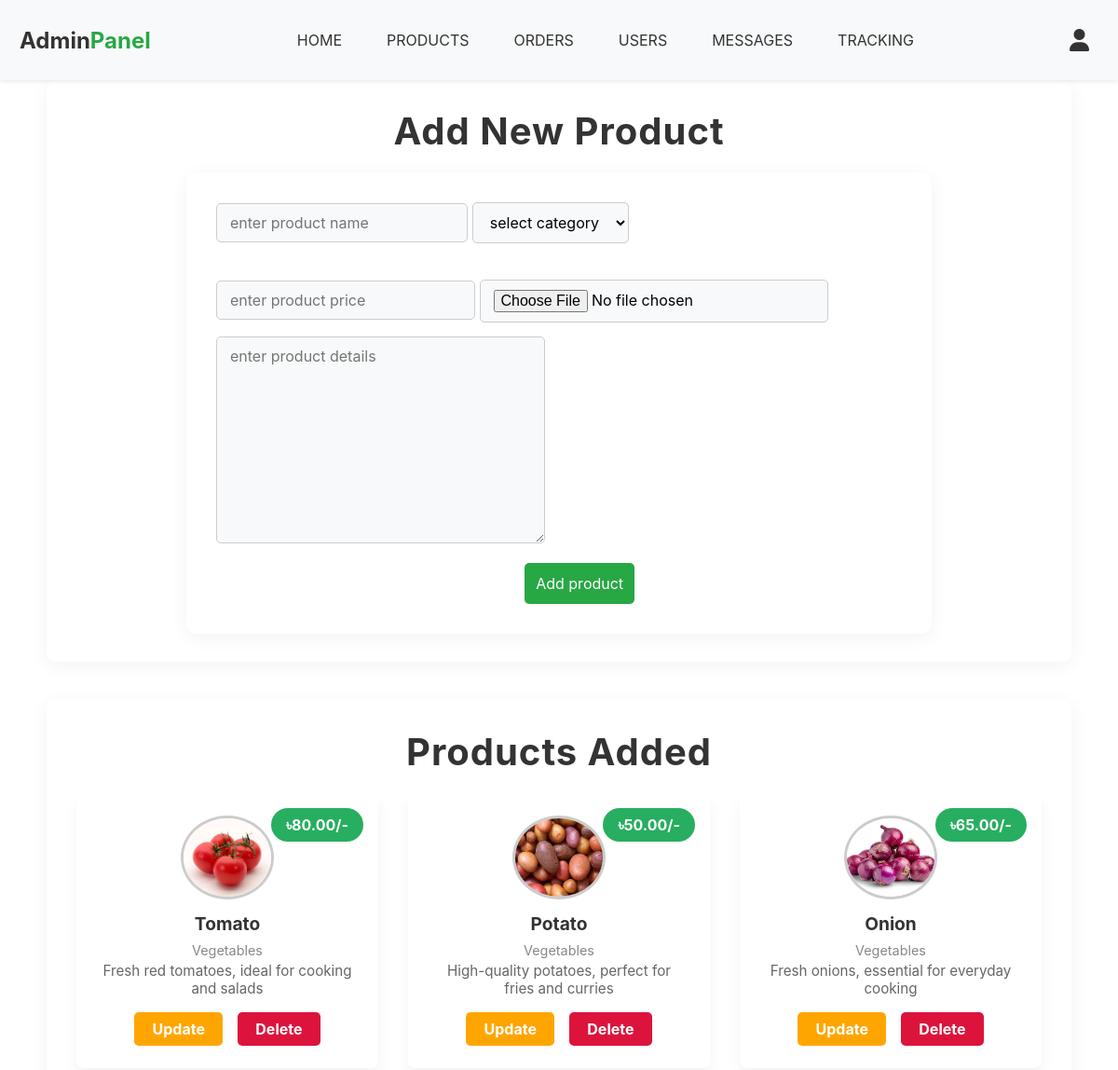
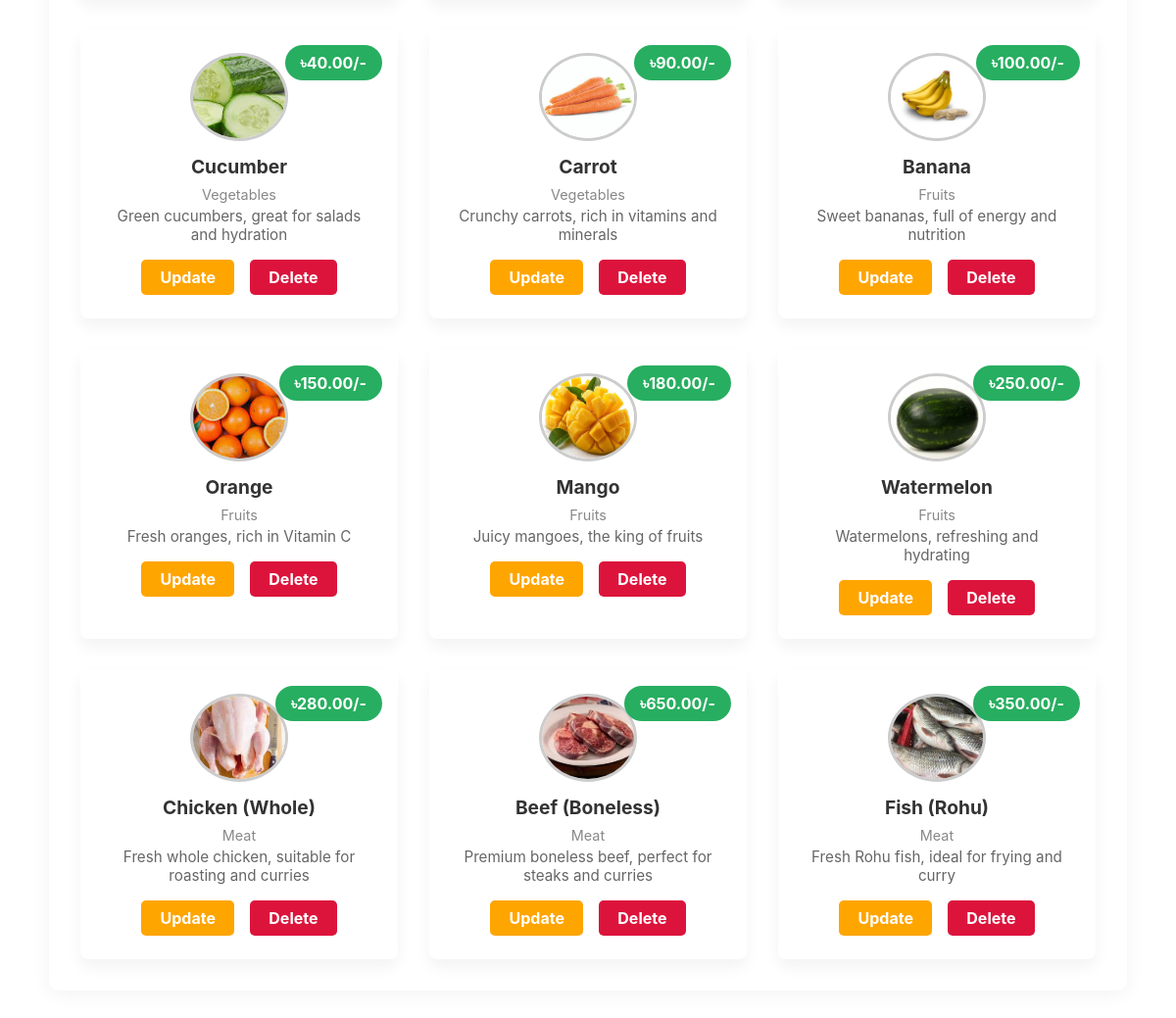
The app's page /admin_products.php (signed in) with its own data (2 pictures, top to bottom).
### tables this page shows
CREATE TABLE `products` (
  `id` int(11) NOT NULL,
  `name` varchar(255) NOT NULL,
  `price` decimal(10,2) NOT NULL,
  `image` varchar(255) NOT NULL,
  `details` text DEFAULT NULL,
  `category` varchar(100) NOT NULL
);

### admin_products.php (the view, shortened to what this page needs)
<!DOCTYPE html>
<html lang="en">
<head>
   <link rel="stylesheet" href="https://cdnjs.cloudflare.com/ajax/libs/font-awesome/6.1.1/css/all.min.css">
   <link rel="stylesheet" href="css/admin_page.css">
</head>
<body>
<?php include 'admin_header.php'; ?>
<section class="add-products">
   <h1 class="title">add new product</h1>
   <form action="" method="POST" enctype="multipart/form-data">
      <div class="flex">
         <div class="inputBox">
         <input type="text" name="name" class="box" required placeholder="enter product name">
         <select name="category" class="box" required>
            <option value="" selected disabled>select category</option>
         </select>
         </div>
         <div class="inputBox">
         <input type="number" min="0" name="price" class="box" required placeholder="enter product price">
         <input type="file" name="image" required class="box" accept="image/jpg, image/jpeg, image/png">
         </div>
      </div>
      <textarea name="details" class="box" required placeholder="enter product details" cols="30" rows="10"></textarea><br>
      <input type="submit" class="btn" value="Add product" name="add_product">
   </form>
</section>
<section class="show-products">
   <h1 class="title">products added</h1>
   <div class="box-container">
   <?php
      $show_products = $conn->prepare("SELECT * FROM `products`");
      $show_products->execute();
      if($show_products->rowCount() > 0){
         while($fetch_products = $show_products->fetch(PDO::FETCH_ASSOC)){
   ?>
   <div class="box">
      <div class="price">৳<?= $fetch_products['price']; ?>/-</div>
      <img src="uploaded_img/<?= $fetch_products['image']; ?>" alt="">
      <div class="name"><?= $fetch_products['name']; ?></div>
      <div class="cat"><?= $fetch_products['category']; ?></div>
      <div class="details"><?= $fetch_products['details']; ?></div>
      <div class="flex-btn">
         <a href="admin_update_product.php?update=<?= $fetch_products['id']; ?>" class="option-btn">Update</a>
         <a href="admin_products.php?delete=<?= $fetch_products['id']; ?>" class="delete-btn" onclick="return confirm('delete this product?');">Delete</a>
      </div>
   </div>
   <?php
      }
   }else{
      echo '<p class="empty">No products added yet!</p>';
   }
   ?>
   </div>
</section>
</body>
</html>

### css/admin_page.css (style rules this page uses)
* { margin: 0; padding: 0; font-family: 'Inter', sans-serif; box-sizing: border-box; }
.add-products, .show-products { max-width: 1100px; margin: auto; background: #fff; border-radius: 10px; padding: 30px; box-shadow: 0 4px 20px rgba(0, 0, 0, 0.05); margin-bottom: 40px; }
.add-products h1, .show-products h1 { text-align: center; font-size: 2.5rem; color: #333; font-weight: 700; letter-spacing: 1px; text-transform: capitalize; margin-bottom: 20px; }
.add-products .flex { display: flex; flex-wrap: wrap; gap: 20px; }
.inputBox .box, textarea.box, input.box, select.box { padding: 10px 15px; border-radius: 8px; border: 1px solid #ccc; font-size: 1rem; background: #f9f9f9; }
textarea.box { resize: vertical; }
.btn { padding: 12px 25px; font-size: 1rem; border: none; background-color: #27ae60; color: white; border-radius: 8px; cursor: pointer; width: fit-content; margin-top: 10px; align-self: flex-start; transition: background 0.3s; }
.add-products form { max-width: 800px; margin: auto; background: #fff; border-radius: 10px; padding: 2rem; box-shadow: 0 4px 20px rgba(0,0,0,0.05); transition: box-shadow 0.3s ease; }
.add-products .flex { display: flex; gap: 1.5rem; flex-wrap: wrap; }
.add-products .box { padding: 10px 14px; border: 1px solid #ccc; border-radius: 5px; margin-bottom: 15px; font-size: 1rem; transition: border 0.3s; background: #f8f9fa; max-width: 60%; }
.add-products .btn { background: #28a745; color: white; padding: 12px; border: none; border-radius: 5px; cursor: pointer; font-size: 1rem; transition: background 0.3s; margin-top: 2px; margin-left: 45%; }
.show-products { padding: 2rem; }
.show-products .box-container { display: grid; grid-template-columns: repeat(auto-fit, minmax(300px, 1fr)); gap: 2rem; }
.show-products .box { border-radius: 0.5rem; padding: 1.5rem; background: #fff; box-shadow: 0 8px 16px rgba(0, 0, 0, 0.05); position: relative; text-align: center; transition: 0.3s ease; }
.show-products .box .price { position: absolute; top: 1rem; right: 1rem; background: #27ae60; color: #fff; padding: 0.5rem 1rem; border-radius: 50px; font-size: 1rem; font-weight: bold; }
.show-products .box img { width: 100px; height: 90px; object-fit: cover; border-radius: 100%; margin-bottom: 10px; border: 3px solid #ccc; }
.show-products .box .name { font-size: 1.2rem; font-weight: bold; color: #333; margin-bottom: 0.5rem; }
.show-products .box .cat { color: #888; font-size: 0.9rem; margin-bottom: 0.25rem; }
.show-products .box .details { font-size: 0.95rem; color: #666; margin-bottom: 1rem; }
.show-products .box .flex-btn { display: flex; justify-content: center; gap: 1rem; }
.show-products .box .option-btn, .show-products .box .delete-btn { padding: 0.5rem 1.2rem; border: none; border-radius: 5px; color: #fff; font-weight: bold; cursor: pointer; }
.show-products .box .option-btn { background-color: orange; text-decoration: none; }
.show-products .box .delete-btn { background-color: crimson; text-decoration: none; }

### records on screen
products: price "80.00", image (picture), name "Tomato", category "Vegetables", details "Fresh red tomatoes, ideal for cooking and salads"
products: price "50.00", image (picture), name "Potato", category "Vegetables", details "High-quality potatoes, perfect for fries and curries"
products: price "65.00", image (picture), name "Onion", category "Vegetables", details "Fresh onions, essential for everyday cooking"
products: price "40.00", image (picture), name "Cucumber", category "Vegetables", details "Green cucumbers, great for salads and hydration"
products: price "90.00", image (picture), name "Carrot", category "Vegetables", details "Crunchy carrots, rich in vitamins and minerals"
products: price "100.00", image (picture), name "Banana", category "Fruits", details "Sweet bananas, full of energy and nutrition"
products: price "150.00", image (picture), name "Orange", category "Fruits", details "Fresh oranges, rich in Vitamin C"
products: price "180.00", image (picture), name "Mango", category "Fruits", details "Juicy mangoes, the king of fruits"
products: price "250.00", image (picture), name "Watermelon", category "Fruits", details "Watermelons, refreshing and hydrating"
products: price "280.00", image (picture), name "Chicken (Whole)", category "Meat", details "Fresh whole chicken, suitable for roasting and curries"
products: price "650.00", image (picture), name "Beef (Boneless)", category "Meat", details "Premium boneless beef, perfect for steaks and curries"
products: price "350.00", image (picture), name "Fish (Rohu)", category "Meat", details "Fresh Rohu fish, ideal for frying and curry"
